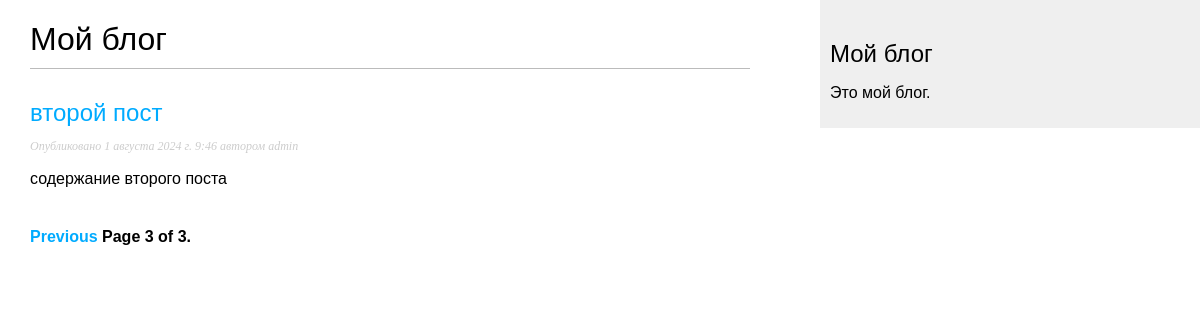
Page /blog/?page=3 on the committed database.
### blog/models.py (models this page shows, shortened)
class Post(models.Model):
    class Status(models.TextChoices):
        DRAFT = 'DF', 'Черновик'
        PUBLISHED = 'PB', 'Опубликовано'
    title = models.CharField('Заголовок поста',
                             max_length=250)
    slug = models.SlugField('Короткая метка',
                            unique_for_date='publish',
                            max_length=250)
    author = models.ForeignKey(User,
                               on_delete=models.CASCADE,
                               related_name='blog_posts',
                               verbose_name='Автор')
    body = models.TextField('Содержание поста')
    publish = models.DateTimeField('дата публикации', default=timezone.now)
    created = models.DateTimeField('дата создания', auto_now_add=True)
    updated = models.DateTimeField('дата обновления', auto_now=True)
    status = models.CharField('Статус', max_length=2,
                              choices=Status.choices,
                              default=Status.DRAFT)
    objects = models.Manager()  # менеджер применяемый по умолчанию
    published = PublishedMeneger()  # конкретно прикладной менеджер
    class Meta:
        ordering = ['-publish']
        indexes = [
            models.Index(fields=['-publish']),
        ]
        verbose_name = 'Пост'
        verbose_name_plural = 'Посты'
    def get_absolute_url(self):
        return reverse('blog:post_detail',
                       args=[
                           self.publish.year,
                           self.publish.month,
                           self.publish.day,
                           self.slug
                       ])

### blog/views.py (the view)
# urls.py: path('', views.PostListView.as_view(), name='post_list'),
class PostListView(ListView):
    queryset = Post.published.all()
    context_object_name = 'posts'
    paginate_by = 3
    template_name = 'blog/post/list.html'

### blog/templates/blog/post/list.html (shortened to what this page needs)
{% extends "blog/base.html" %}
{% block content %}
<h1>Мой блог</h1>
    {% for post in posts %}
    	<h2>
            <a href="{{ post.get_absolute_url }}">
                {{ post.title }}
            </a>
        </h2>
        <p class="date">
        Опубликовано {{ post.publish }} автором {{ post.author }}
        </p>
        {{ post.body|truncatewords:30|linebreaks }}
    {% endfor %}
{% include "pagination.html" with page=page_obj %}
{% endblock %}

### blog/static/css/blog.css (style rules this page uses)
body { margin:0; padding:0; font-family:helvetica, sans-serif; }
a { color:#00abff; text-decoration:none; }
h1 { font-weight:normal; border-bottom:1px solid #bbb; padding:0 0 10px 0; }
h2 { font-weight:normal; margin:30px 0 0; }
p.date { color:#ccc; font-family: georgia, serif; font-size: 12px; font-style: italic; }

### rows in the picture
Post: title "второй пост", publish "1 августа 2024 г. 9:46", author "admin", body "содержание второго поста"

### other values in the picture
{{ page.number }} "3"
{{ page.paginator.num_pages }} "3"
